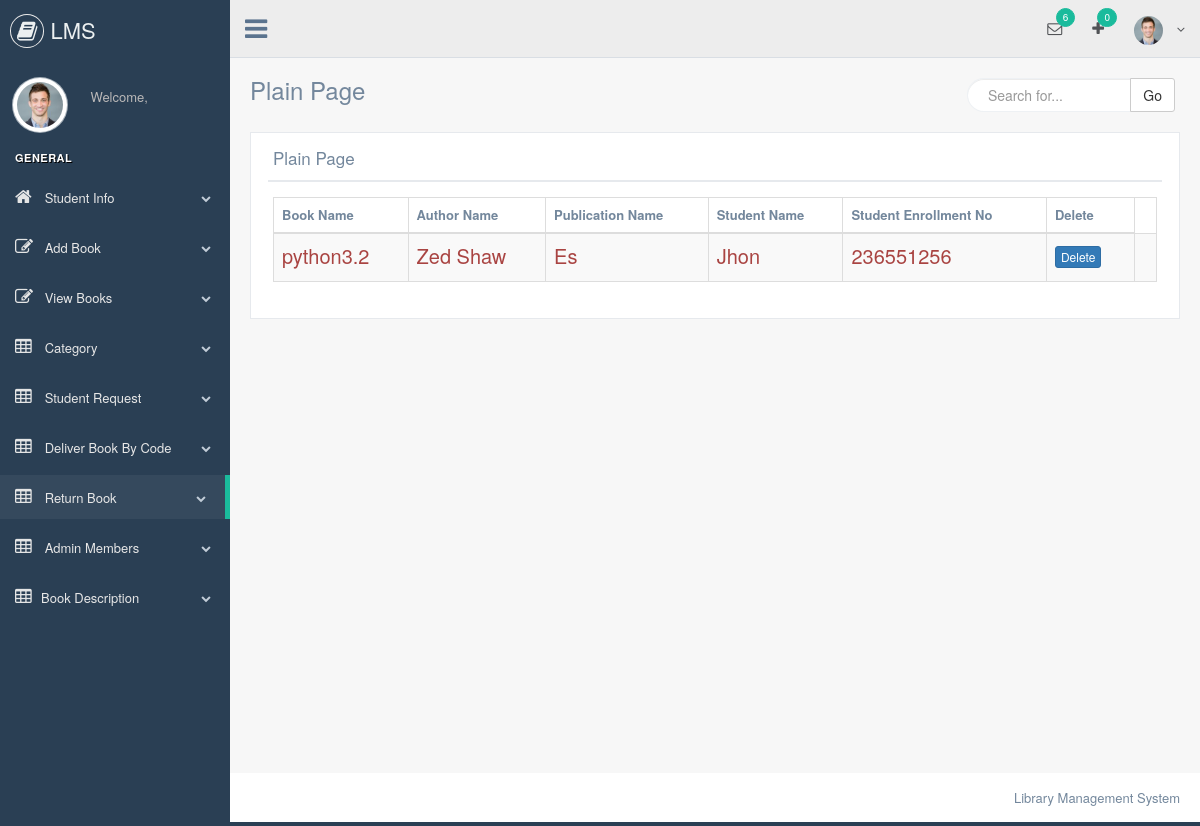
Screenshot of /librarian/take_book_by_code.php with the database file from the repository.
### tables this page shows
CREATE TABLE `request_book` (
  `id` int(11) NOT NULL,
  `user_id` int(11) NOT NULL,
  `book_id` int(11) NOT NULL,
  `request_date` date NOT NULL,
  `return_date` date NOT NULL,
  `status` tinyint(4) NOT NULL DEFAULT '0',
  `request_code` varchar(255) NOT NULL DEFAULT '0',
  `delivery_status` tinyint(4) NOT NULL DEFAULT '0'
);

CREATE TABLE `add_books` (
  `id` int(11) NOT NULL,
  `book_name` varchar(255) NOT NULL,
  `book_image` varchar(255) NOT NULL,
  `category_id` int(11) NOT NULL,
  `author_name` varchar(255) NOT NULL,
  `publication_name` varchar(255) NOT NULL,
  `book_price` varchar(50) NOT NULL,
  `book_qty` varchar(255) NOT NULL,
  `avialable_qty` varchar(255) NOT NULL,
  `purchase_date` date NOT NULL,
  `librarian_user_name` varchar(255) NOT NULL,
  `librarian_id` int(11) NOT NULL
);

CREATE TABLE `student_registration` (
  `id` int(11) NOT NULL,
  `first_name` varchar(255) NOT NULL,
  `last_name` varchar(255) NOT NULL,
  `user_name` varchar(255) NOT NULL,
  `password` varchar(50) NOT NULL,
  `email` varchar(255) NOT NULL,
  `contact` varchar(255) NOT NULL,
  `sem` varchar(255) NOT NULL,
  `enrollment_no` varchar(255) NOT NULL,
  `status` tinyint(4) NOT NULL DEFAULT '0'
);

### librarian/classes/Book.php (called while the page is built, shortened)
<?php
$filepath=realpath(dirname(__FILE__));
include_once ($filepath.'/../../lib/Database.php') ;
include_once ($filepath.'/../../helpers/Format.php') ;
 class Book
 {
	    private $db;
		public function __construct()
		{
		  $this->db=new Database();
		}
    public function getBookFromStudentByCode(){
    	$query = "SELECT request_book.*,request_book.id as rId,add_books.*,add_books.id as bId,
                    student_registration.*,student_registration.id as sId
                    FROM request_book
                    INNER JOIN add_books  ON add_books.id = request_book.book_id
                    INNER JOIN student_registration  ON student_registration.id  = request_book.user_id
                    WHERE request_book.status=1 AND request_book.delivery_status=1";
        $result = $this->db->select($query);
        return $result;
    }
}

### lib/Database.php (called while the page is built, shortened)
<?php
Class Database{
 public $host   = DB_HOST;
 public $user   = DB_USER;
 public $pass   = DB_PASS;
 public $dbname = DB_NAME;
 public $link;
private function connectDB(){
 $this->link = new mysqli($this->host, $this->user, $this->pass,
  $this->dbname);
 }
public function select($query){
  $result = $this->link->query($query) or
   die($this->link->error.__LINE__);
  if($result->num_rows > 0){
    return $result;
  } else {
    return false;
  }
 }
}

### librarian/inc/include.php (called while the page is built, shortened)
<?php
include '../lib/Database.php' ;
include '../helpers/Format.php';
$fm   = new Format();
$bk = new Book();
?>

### helpers/Format.php (called while the page is built, shortened)
    <?php
    class Format{
    public function dateCompare($date){
       $today = date("Y-m-d");
       $today = date_create($today);
       $Mydate = date_create($date);
       $diff = date_diff($today,$Mydate);
       $diff = $diff->format('%R%a');
       if ($diff == 0) {
         return 0;
       }elseif ($diff == 1) {
         return 1;
       }elseif ($diff < 0) {
         return $diff;
       }
    }
}
?>

### librarian/take_book_by_code.php (the view, shortened to what this page needs)
<?php include 'inc/header.php'; ?>
<div class="right_col" role="main">
    <div class="">
        <div class="page-title">
            <div class="title_left">
                <h3>Plain Page</h3>
            </div>
            <?php include 'inc/search.php'; ?>
        </div>
        <div class="clearfix"></div>
        <div class="row" style="min-height:500px">
            <div class="col-md-12 col-sm-12 col-xs-12">
                <div class="x_panel">
                    <div class="x_title">
                        <h2>Plain Page</h2>
                        <div class="clearfix"></div>
                    </div>
                    <div class="x_content">
                    	<table id="example" class="table table-striped table-bordered col-md-12" style="width:100%">
                            <thead>
                                <tr>
                                    <th>Book Name</th>
                                    <th>Author Name</th>
                                    <th>Publication Name</th>
                                    <th>Student Name</th>
                                    <th>Student Enrollment No</th>
                                    <th>Delete</th>
                                 </tr>
                            </thead>
                            <tbody>
                        <?php
                          $getBookFromStudentByCode = $bk->getBookFromStudentByCode();
                          if(isset($getBookFromStudentByCode) && $getBookFromStudentByCode !== false){
                          	 foreach ($getBookFromStudentByCode as  $value) {
                                if($fm->dateCompare($value['return_date']) < 0){
                               $error = 'text-danger';
                               $style = 'font-size: 20px';
                               }else{
                               $error = '';
                               $style = '';
                             }
                          	 	?>
                          	<tr class="<?php echo $error; ?>" style="<?php echo $style; ?>">
                              <td><?php echo $value['book_name']; ?></td>
                              <td><?php echo $value['author_name']; ?></td>
                              <td><?php echo $value['publication_name'];?></td>
                              <td><?php echo $value['user_name'];?></td>
                              <td><?php echo $value['enrollment_no'];?></td>
                              <td>
                               <a href="take_book.php?rId=<?php echo $value['rId']?>&bId=<?php echo $value['bId']; ?>&sId=<?php echo $value['sId']; ?>" class="btn btn-xs btn-primary">Delete</a>
                              </td>
                              <td></td>
                          </tr>
                          <?php } } ?>
                        </tbody>
                     </table>
                    </div>
                </div>
            </div>
        </div>
    </div>
</div>
<?php include 'inc/footer.php'; ?>

### rows the page displays
request_book: add_books.book_name "python3.2", add_books.author_name "Zed Shaw", add_books.publication_name "Es", student_registration.user_name "Jhon", student_registration.enrollment_no "236551256"

### other values shown
$bk->countRequest() "0"
